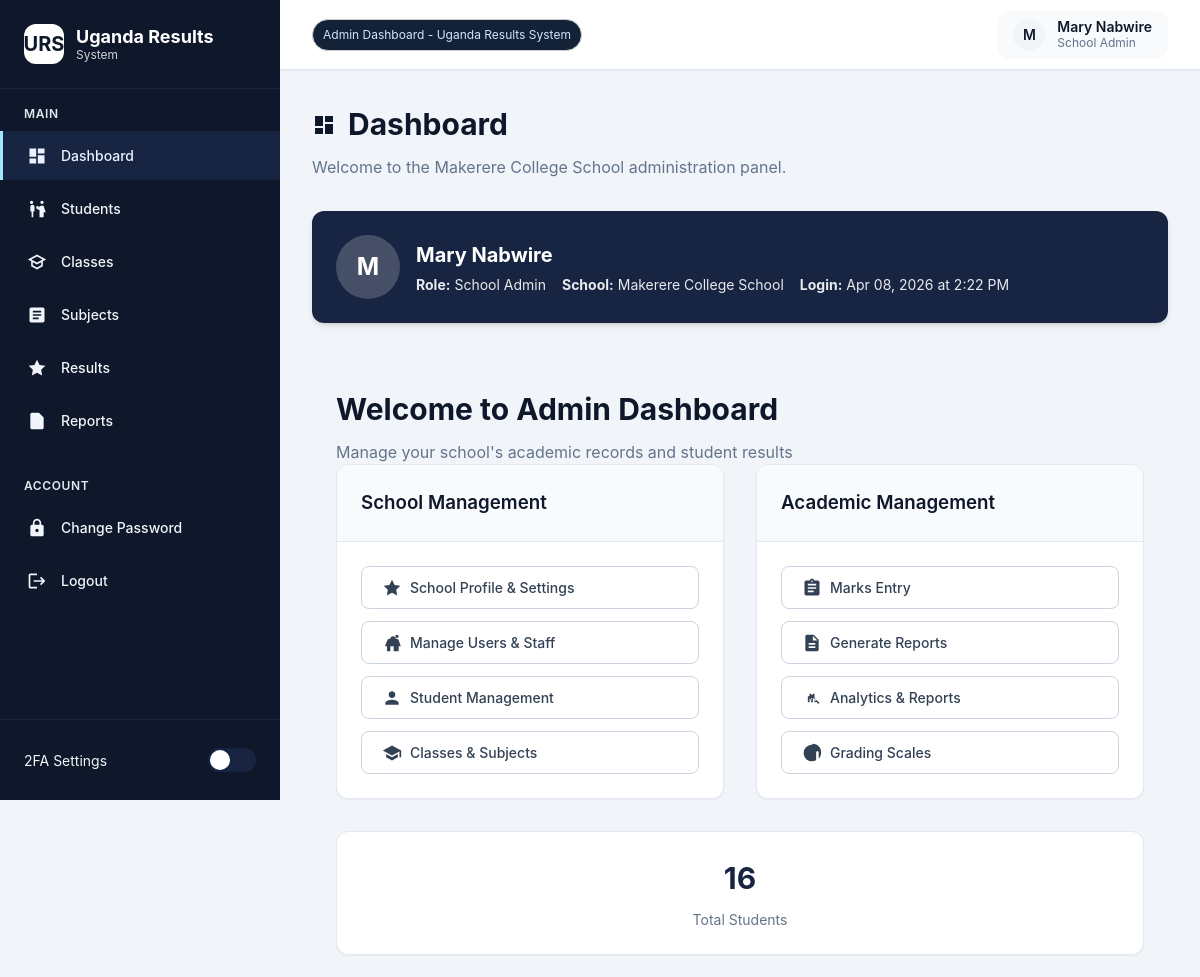
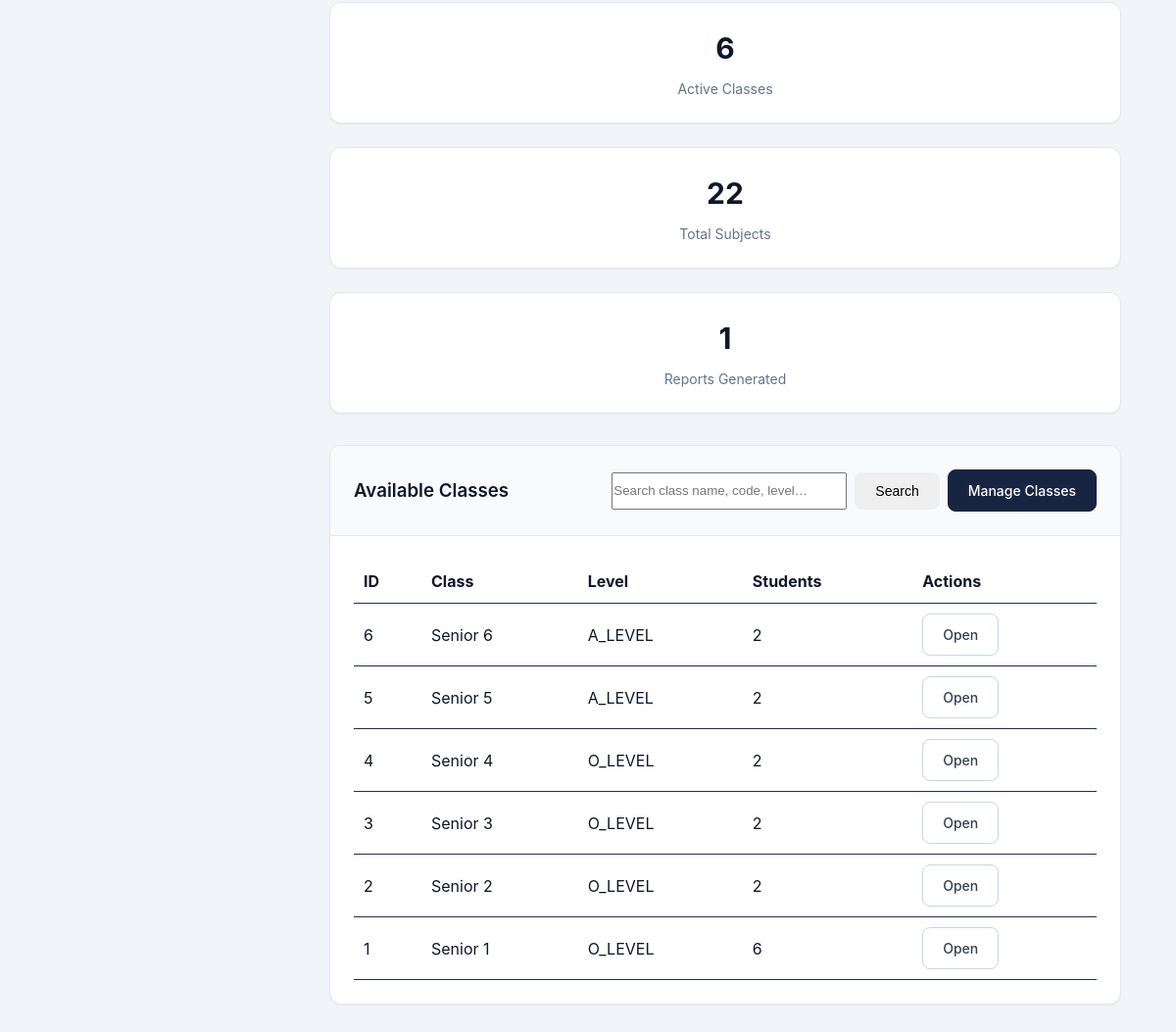
The page /public/admin/index.php (signed in) on the database its author committed (2 pictures, top to bottom).
### tables this page shows
CREATE TABLE classes (
    id INT PRIMARY KEY AUTO_INCREMENT,
    school_id INT NOT NULL,
    name VARCHAR(50) NOT NULL,
    level ENUM('O_LEVEL', 'A_LEVEL') NOT NULL,
    year_group INT NOT NULL,
    class_teacher_id INT,
    capacity INT DEFAULT 40,
    is_active BOOLEAN DEFAULT TRUE,
    created_at TIMESTAMP DEFAULT CURRENT_TIMESTAMP
);

### config/config.php (called while the page is built, shortened)
<?php
function base_url(string $path = ''): string {
    $protocol = isset($_SERVER['HTTPS']) && $_SERVER['HTTPS'] === 'on' ? 'https' : 'http';
    $host = $_SERVER['HTTP_HOST'] ?? 'localhost';
    $port = $_SERVER['SERVER_PORT'] ?? '80';
    $isVirtualHost = ($port == '8082' || strpos($host, ':8082') !== false);
    $isLocalhost = (strpos($host, 'localhost') !== false || strpos($host, '127.0.0.1') !== false);
    $baseUrl = '';
    if ($isVirtualHost) {
        $baseUrl = $protocol . '://' . $host;
    } elseif ($isLocalhost) {
        $baseUrl = $protocol . '://' . $host . '/reports_system/public';
    } else {
        $baseUrl = $protocol . '://' . $host;
    }
    if ($path) {
        $baseUrl .= '/' . ltrim($path, '/');
    }
    return $baseUrl;
}
function get_user_role(): ?string {
    return $_SESSION['user_role'] ?? null;
}

### public/admin/index.php (the view, shortened to what this page needs)
<?php
require_once __DIR__ . '/../../config/config.php';
$currentUser   = $_SESSION['user_name']  ?? 'Administrator';
$currentSchool = $_SESSION['school_name'] ?? 'School';
function dbh(): PDO {
  $dsn  = defined('DB_DSN') ? DB_DSN : ('mysql:host='.(DB_HOST ?? '127.0.0.1').';dbname='.(DB_NAME ?? '').';charset=utf8mb4');
  $usr  = defined('DB_USER') ? DB_USER : '';
  $pwd  = defined('DB_PASS') ? DB_PASS : '';
  return new PDO($dsn, $usr, $pwd, [
    PDO::ATTR_ERRMODE => PDO::ERRMODE_EXCEPTION,
    PDO::ATTR_DEFAULT_FETCH_MODE => PDO::FETCH_ASSOC,
  ]);
}
function table_exists(PDO $pdo, string $t): bool {
  $q=$pdo->prepare("SELECT 1 FROM information_schema.tables WHERE table_schema=DATABASE() AND table_name=:t LIMIT 1");
  $q->execute([':t'=>$t]); return (bool)$q->fetchColumn();
}
function col_exists(PDO $pdo, string $t, string $c): bool {
  $q=$pdo->prepare("SELECT 1 FROM information_schema.columns WHERE table_schema=DATABASE() AND table_name=:t AND column_name=:c LIMIT 1");
  $q->execute([':t'=>$t, ':c'=>$c]); return (bool)$q->fetchColumn();
}
function columns(PDO $pdo, string $t): array {
  $cols = [];
  $q = $pdo->prepare("SHOW COLUMNS FROM `{$t}`");
  try { $q->execute(); foreach ($q as $r) $cols[] = $r['Field']; } catch(Throwable $e) {}
  return $cols;
}
function current_school_id(PDO $pdo): ?int {
  if (!empty($_SESSION['school_id'])) return (int)$_SESSION['school_id'];
  return null;
}
$pdo = dbh();
$schoolId = current_school_id($pdo);
$stat_students = 0;
$stat_classes  = 0;
$stat_subjects = 0;
$stat_reports  = 0;
if ($schoolId !== null) {
  if (table_exists($pdo,'students') && col_exists($pdo,'students','school_id')) {
    $q=$pdo->prepare("SELECT COUNT(*) FROM students WHERE school_id=:sid");
    $q->execute([':sid'=>$schoolId]); $stat_students = (int)$q->fetchColumn();
  }
  if (table_exists($pdo,'classes') && col_exists($pdo,'classes','school_id')) {
    $q=$pdo->prepare("SELECT COUNT(*) FROM classes WHERE school_id=:sid");
    $q->execute([':sid'=>$schoolId]); $stat_classes = (int)$q->fetchColumn();
  }
  if (table_exists($pdo,'subjects') && col_exists($pdo,'subjects','school_id')) {
    $q=$pdo->prepare("SELECT COUNT(*) FROM subjects WHERE school_id=:sid");
    $q->execute([':sid'=>$schoolId]); $stat_subjects = (int)$q->fetchColumn();
  }
  if (table_exists($pdo,'report_cards')) {
    if (col_exists($pdo,'report_cards','school_id')) {
      $q=$pdo->prepare("SELECT COUNT(*) FROM report_cards WHERE school_id=:sid");
      $q->execute([':sid'=>$schoolId]); $stat_reports=(int)$q->fetchColumn();
    } elseif (col_exists($pdo,'report_cards','student_id') && table_exists($pdo,'students')) {
      $q=$pdo->prepare("SELECT COUNT(*)
                        FROM report_cards rc
                        JOIN students s ON s.id=rc.student_id
                        WHERE s.school_id=:sid");
      $q->execute([':sid'=>$schoolId]); $stat_reports=(int)$q->fetchColumn();
    }
  }
}
$classesList = [];
$classesTotal = 0;
$clsCols = table_exists($pdo,'classes') ? columns($pdo,'classes') : [];
$q    = trim((string)($_GET['q'] ?? ''));
$page = max(1, (int)($_GET['page'] ?? 1));
$per  = 10;
$off  = ($page - 1) * $per;
if ($clsCols) {
  $hasId      = in_array('id', $clsCols, true);
  $hasName    = in_array('name', $clsCols, true);
  $hasCName   = in_array('class_name', $clsCols, true);
  $hasLevel   = in_array('level', $clsCols, true);
  $hasSchool  = in_array('school_id', $clsCols, true);
  $nameExpr = $hasCName ? 'c.class_name'
            : ($hasName ? 'c.name'
                        : "CONCAT('Class ', c.id)");
  $fields = [];
  $fields[] = $hasId ? 'c.id' : 'NULL AS id';
  $fields[] = $nameExpr . ' AS class_name';
  if ($hasLevel)   $fields[] = 'c.level';
  $needsSidStu = false;
  if (table_exists($pdo,'students')) {
    $stuCols = columns($pdo,'students');
    if (in_array('class_id', $stuCols, true)) {
      $whereStu = 's.class_id = c.id';
      if (in_array('school_id', $stuCols, true) && $schoolId !== null) {
        $whereStu   .= ' AND s.school_id = :sid_stu';
        $needsSidStu = true;
      }
      $fields[] = "(SELECT COUNT(*) FROM students s WHERE {$whereStu}) AS students_count";
    } else {
      $fields[] = 'NULL AS students_count';
    }
  } else {
    $fields[] = 'NULL AS students_count';
  }
  $where = [];
  $bind  = [];
  if ($hasSchool && $schoolId !== null) {
    $where[]      = 'c.school_id = :sid';
    $bind[':sid'] = $schoolId;
  }
  $whereSql = $where ? ('WHERE ' . implode(' AND ', $where)) : '';
  $cntSql = "SELECT COUNT(*) FROM classes c {$whereSql}";
  $c = $pdo->prepare($cntSql);
  $c->execute($bind);
  $classesTotal = (int)$c->fetchColumn();
  $selSql = "SELECT " . implode(', ', $fields) . "
             FROM classes c
             {$whereSql}
             ORDER BY " . ($hasId ? "c.id DESC" : "1") . "
             LIMIT :lim OFFSET :off";
  $sel = $pdo->prepare($selSql);
  foreach ($bind as $k=>$v) {
    $sel->bindValue($k, $v, is_int($v) ? PDO::PARAM_INT : PDO::PARAM_STR);
  }
  $sel->bindValue(':lim', $per, PDO::PARAM_INT);
  $sel->bindValue(':off', $off, PDO::PARAM_INT);
  if ($needsSidStu) {
    $sel->bindValue(':sid_stu', (int)$schoolId, PDO::PARAM_INT);
  }
  $sel->execute();
  $classesList = $sel->fetchAll();
}
include __DIR__ . '/../../views/layouts/header.php';
?>
<div class="page-header">
    <h1 class="page-title">
        <svg width="24" height="24" viewBox="0 0 24 24" fill="currentColor">
            <path d="M3 13h8V3H3v10zm0 8h8v-6H3v6zm10 0h8V11h-8v10zm0-18v6h8V3h-8z"/>
        </svg>
        Dashboard
    </h1>
    <p class="page-subtitle">Welcome to the <?php echo htmlspecialchars($currentSchool); ?> administration panel.</p>
</div>
<div class="user-profile-card">
    <div class="profile-card-content">
        <div class="profile-avatar">
            <?php echo strtoupper(substr($currentUser, 0, 1)); ?>
        </div>
        <div class="profile-info">
            <h3><?php echo htmlspecialchars($currentUser); ?></h3>
            <div class="profile-details">
                <span><strong>Role:</strong> <?php echo ucwords(str_replace('_', ' ', strtolower($userRole))); ?></span>
                <span><strong>School:</strong> <?php echo htmlspecialchars($currentSchool); ?></span>
                <span><strong>Login:</strong> <?php echo date('M d, Y \a\t g:i A'); ?></span>
            </div>
        </div>
    </div>
</div>
<div class="container py-8">
  <div class="mb-8">
    <h1 class="text-3xl font-bold mb-2">Welcome to Admin Dashboard</h1>
    <p class="text-secondary">Manage your school's academic records and student results</p>
    <div class="grid grid-cols-1 lg:grid-cols-2 gap-8">
      <div class="card">
        <div class="card-header">
          <h3 class="font-semibold">School Management</h3>
        </div>
        <div class="card-body">
          <div class="grid gap-3">
            <a href="<?php echo base_url('schools.php'); ?>" class="btn btn-outline text-left justify-start">
              <svg width="20" height="20" viewBox="0 0 24 24" fill="currentColor"><path d="M12 2l3.09 6.26L22 9.27l-5 4.87 1.18 6.88L12 17.77l-6.18 3.25L7 14.14 2 9.27l6.91-1.01L12 2z"/></svg>
              School Profile & Settings
            </a>
            <a href="<?php echo base_url($userRole==='SUPER_ADMIN' ? 'super/users.php' : 'admin/students.php'); ?>" class="btn btn-outline text-left justify-start">
              <svg width="20" height="20" viewBox="0 0 24 24" fill="currentColor"><path d="M16 4c0-1.11.89-2 2-2s2 .89 2 2-.89 2-2 2-2-.89-2-2zm4 18v-6h2.5l-2.54-7.63A2.997 2.997 0 0 0 17.11 7H16.5l-.09-.4c-.32-1.49-1.65-2.6-3.24-2.6s-2.92 1.11-3.24 2.6L9.84 7H9.1c-1.35 0-2.53.88-2.92 2.16L3.5 16H6v6h4v-6h4v6h6z"/></svg>
              Manage Users & Staff
            </a>
            <a href="<?php echo base_url('admin/students.php'); ?>" class="btn btn-outline text-left justify-start">
              <svg width="20" height="20" viewBox="0 0 24 24" fill="currentColor"><path d="M12 12c2.21 0 4-1.79 4-4s-1.79-4-4-4-4 1.79-4 4 1.79 4 4 4zm0 2c-2.67 0-8 1.34-8 4v2h16v-2c0-2.66-5.33-4-8-4z"/></svg>
              Student Management
            </a>
            <a href="<?php echo base_url('admin/classes.php'); ?>" class="btn btn-outline text-left justify-start">
              <svg width="20" height="20" viewBox="0 0 24 24" fill="currentColor"><path d="M5 13.18v4L12 21l7-3.82v-4L12 17l-7-3.82zM12 3L1 9l11 6 9-4.91V17h2V9L12 3z"/></svg>
              Classes & Subjects
            </a>
          </div>
        </div>
      </div>
      <div class="card">
        <div class="card-header">
          <h3 class="font-semibold">Academic Management</h3>
        </div>
        <div class="card-body">
          <div class="grid gap-3">
            <a href="<?php echo base_url('marks_grid.php'); ?>" class="btn btn-outline text-left justify-start">
              <svg width="20" height="20" viewBox="0 0 24 24" fill="currentColor"><path d="M19 3h-4.18C14.4 1.84 13.3 1 12 1c-1.3 0-2.4.84-2.82 2H5c-1.1 0-2 .9-2 2v14c0 1.1.9 2 2 2h14c1.1 0 2-.9 2-2V5c0-1.1-.9-2-2-2zm-7 0c.55 0 1 .45 1 1s-.45 1-1 1-1-.45-1-1 .45-1 1-1zm2 14H7v-2h7v2zm3-4H7v-2h10v2zm0-4H7V7h10v2z"/></svg>
              Marks Entry
            </a>
            <a href="<?php echo base_url('admin/reports.php'); ?>" class="btn btn-outline text-left justify-start">
              <svg width="20" height="20" viewBox="0 0 24 24" fill="currentColor"><path d="M14 2H6a2 2 0 0 0-2 2v16a2 2 0 0 0 2 2h12a2 2 0 0 0 2-2V8l-6-6zm2 16H8v-2h8v2zm0-4H8v-2h8v2zm-3-5V3.5L18.5 9H13z"/></svg>
              Generate Reports
            </a>
            <a href="<?php echo base_url($userRole==='SUPER_ADMIN' ? 'super/analytics.php' : 'admin/results.php'); ?>" class="btn btn-outline text-left justify-start">
              <svg width="20" height="20" viewBox="0 0 24 24" fill="currentColor"><path d="M9 17H7v-7h2v7zm4 0h-2V7h2v10zm4 0h-2v-4h2v4zm2.5 2.25l1.41-1.41L15 12.42V7H9v5.42l1.91 1.91 1.41-1.41L11 11.59V8h2v3.59l1.32 1.32z"/></svg>
              Analytics & Reports
            </a>
            <a href="<?php echo base_url('admin/classes.php'); ?>" class="btn btn-outline text-left justify-start">
              <svg width="20" height="20" viewBox="0 0 24 24" fill="currentColor"><path d="M12 2C6.48 2 2 6.48 2 12s4.48 10 10 10c1.5 0 2.91-.33 4.18-.93L17 20.25V11.5c0-.83.67-1.5 1.5-1.5s1.5.67 1.5 1.5v7.39c1.82-2.04 3-4.74 3-7.89 0-5.52-4.48-10-10-10z"/></svg>
              Grading Scales
            </a>
          </div>
        </div>
      </div>
    </div>
  </div>
  <div class="grid grid-cols-1 md:grid-cols-2 lg:grid-cols-4 gap-6 mb-8">
    <div class="card"><div class="card-body text-center">
      <div class="text-3xl font-bold text-primary-600 mb-2"><?php echo number_format($stat_students); ?></div>
      <div class="text-sm text-secondary">Total Students</div>
    </div></div>
    <div class="card"><div class="card-body text-center">
      <div class="text-3xl font-bold text-success-600 mb-2"><?php echo number_format($stat_classes); ?></div>
      <div class="text-sm text-secondary">Active Classes</div>
    </div></div>
    <div class="card"><div class="card-body text-center">
      <div class="text-3xl font-bold text-warning-600 mb-2"><?php echo number_format($stat_subjects); ?></div>
      <div class="text-sm text-secondary">Total Subjects</div>
    </div></div>
    <div class="card"><div class="card-body text-center">
      <div class="text-3xl font-bold text-info-600 mb-2"><?php echo number_format($stat_reports); ?></div>
      <div class="text-sm text-secondary">Reports Generated</div>
    </div></div>
  </div>
  <div class="card mt-10">
    <div class="card-header" style="display:flex;align-items:center;justify-content:space-between;gap:12px;flex-wrap:wrap">
      <h3 class="font-semibold">Available Classes</h3>
      <div style="display:flex;gap:8px;align-items:center">
        <form method="get" action="" style="display:flex;gap:8px">
          <input type="text" name="q" value="<?php echo htmlspecialchars($q); ?>" placeholder="Search class name, code, level…" class="input" style="min-width:240px">
          <button class="btn" type="submit">Search</button>
        </form>
        <a class="btn btn-primary" href="<?php echo base_url('admin/classes.php'); ?>">Manage Classes</a>
      </div>
    </div>
    <div class="card-body">
      <?php if (!$clsCols): ?>
        <div class="alert alert-warning">The <strong>classes</strong> table was not found in your database.</div>
      <?php else: ?>
        <?php if ($classesTotal === 0): ?>
          <div class="alert alert-info">No classes found<?php echo $q ? ' for "<strong>'.htmlspecialchars($q).'</strong>"' : ''; ?>.</div>
        <?php else: ?>
          <div class="table-wrap">
            <table class="table" style="width:100%;border-collapse:collapse">
              <thead>
                <tr>
                  <?php if (in_array('id',$clsCols,true)): ?><th style="text-align:left;padding:10px;border-bottom:1px solid #223146;">ID</th><?php endif; ?>
                  <th style="text-align:left;padding:10px;border-bottom:1px solid #223146;">Class</th>
                  <?php if (in_array('level',$clsCols,true)): ?><th style="text-align:left;padding:10px;border-bottom:1px solid #223146;">Level</th><?php endif; ?>
                  <th style="text-align:left;padding:10px;border-bottom:1px solid #223146;">Students</th>
                  <th style="text-align:left;padding:10px;border-bottom:1px solid #223146;">Actions</th>
                </tr>
              </thead>
              <tbody>
                <?php foreach ($classesList as $row): ?>
                  <tr style="border-bottom:1px solid #223146">
                    <?php if (in_array('id',$clsCols,true)): ?>
                      <td style="padding:10px"><?php echo (int)($row['id'] ?? 0); ?></td>
                    <?php endif; ?>
                    <td style="padding:10px">
                      <?php echo htmlspecialchars((string)($row['class_name'] ?? '—')); ?>
                    </td>
                    <?php if (in_array('level',$clsCols,true)): ?>
                      <td style="padding:10px"><?php echo htmlspecialchars((string)($row['level'] ?? '')); ?></td>
                    <?php endif; ?>
                    <td style="padding:10px"><?php echo isset($row['students_count']) ? (int)$row['students_count'] : '—'; ?></td>
                    <td style="padding:10px">
                      <a class="btn btn-outline" href="<?php echo base_url('admin/classes.php'); ?>">Open</a>
                    </td>
                  </tr>
                <?php endforeach; ?>
              </tbody>
            </table>
          </div>
        <?php endif; ?>
      <?php endif; ?>
    </div>
  </div>
</div>
<?php
include __DIR__ . '/../../views/layouts/footer.php';

### rows shown on the page
classes: id "6", name "Senior 6", level "A_LEVEL", students_count "2"
classes: id "5", name "Senior 5", level "A_LEVEL", students_count "2"
classes: id "4", name "Senior 4", level "O_LEVEL", students_count "2"
classes: id "3", name "Senior 3", level "O_LEVEL", students_count "2"
classes: id "2", name "Senior 2", level "O_LEVEL", students_count "2"
classes: id "1", name "Senior 1", level "O_LEVEL", students_count "6"

### other values the page prints
current_page_label() "Admin Dashboard - Uganda Results System"
substr($_SESSION['user_name'] ?? 'U', 0, 1) "M"
$_SESSION['user_name'] "Mary Nabwire"
str_replace('_',' ', strtolower($userRole)) "School Admin"
$currentSchool "Makerere College School"
substr($currentUser, 0, 1) "M"
$currentUser "Mary Nabwire"
str_replace('_', ' ', strtolower($userRole)) "School Admin"
$stat_students "16"
$stat_classes "6"
$stat_subjects "22"
$stat_reports "1"
